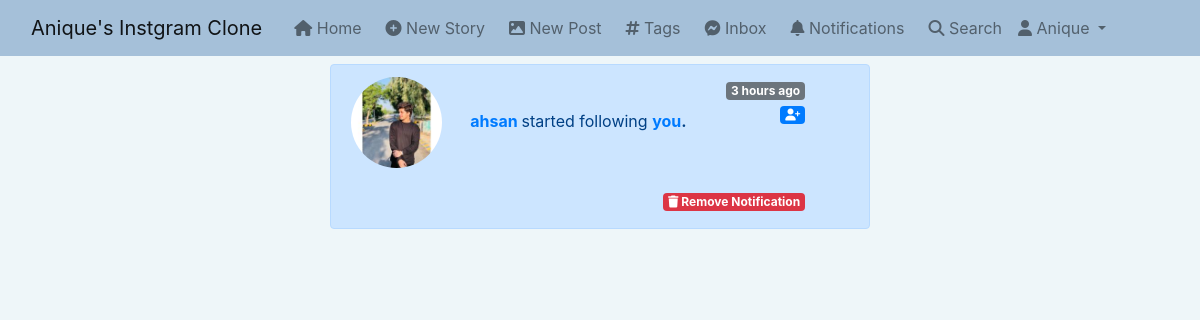
/notifications (signed in), run on an earlier commit of the app's database.
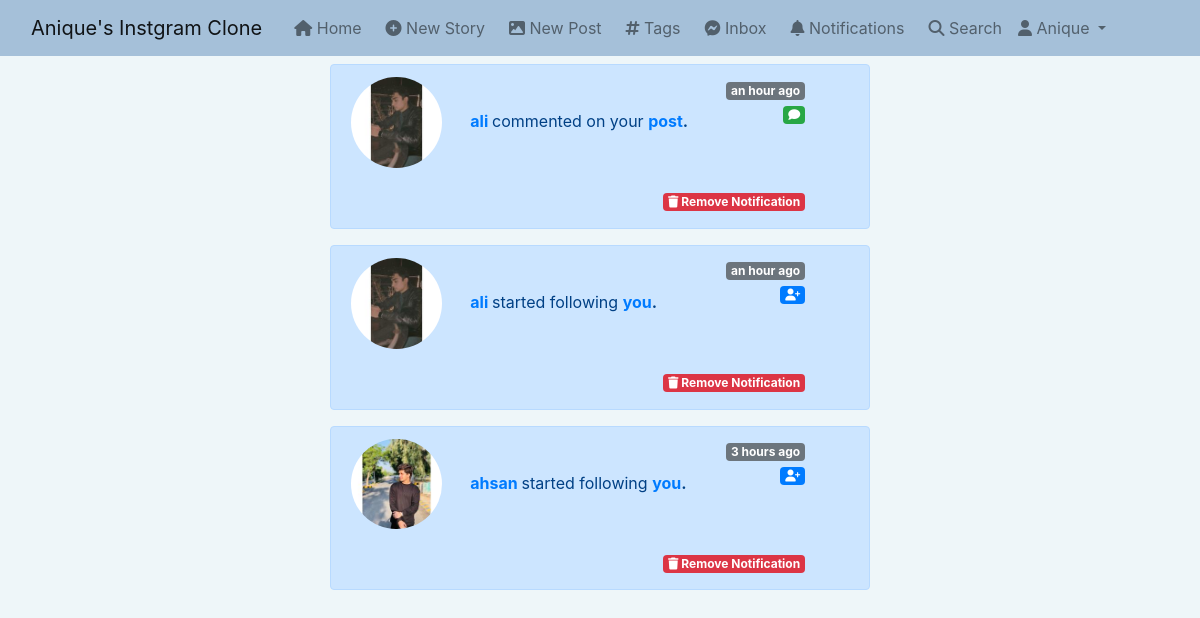
And on a later commit of the database.
### notification/models.py (models this page shows)
class Notification(models.Model):
    NOTIFICATION_TYPES = ((1,'Like'),(2,'Comment'),(3,'Follow'))
    post = models.ForeignKey('post.Post',on_delete=models.CASCADE,related_name='notification_post',blank=True,null=True)
    sender = models.ForeignKey(User,on_delete=models.CASCADE,related_name='notification_from_user')
    user = models.ForeignKey(User,on_delete=models.CASCADE,related_name='notification_to_user')
    notification_type = models.IntegerField(choices=NOTIFICATION_TYPES)
    text_preview = models.CharField(max_length=90,blank=True)
    date = models.DateTimeField(auto_now_add=True)
    is_seen = models.BooleanField(default=False)

### app_authentication/models.py (models this page shows, shortened)
class Profile(models.Model):
    user = models.OneToOneField(User, on_delete=models.CASCADE, related_name='profile')
    first_name = models.CharField(max_length=50, null=True, blank=True)
    last_name = models.CharField(max_length=50, null=True, blank=True)
    location = models.CharField(max_length=50, null=True, blank=True)
    url = models.URLField(max_length=80, null=True, blank=True)
    profile_info = models.TextField(max_length=150, null=True, blank=True)
    date = models.DateField(auto_now_add=True)
    favorites = models.ManyToManyField(Post)
    picture = models.ImageField(upload_to=user_directory_path, blank=True, null=True, verbose_name='Picture')

### notification/views.py (the view)
# urls.py: path('notifications',views.notifications,name='notifications'),
def notifications(request):
    user = request.user
    notifications = Notification.objects.filter(user=user).order_by('-date')
    notifications.update(is_seen=True)
    context = {
        "notifications":notifications,
    }
    return render(request,'notification/notifications.html',context)

### post/models.py (called while the page is built)
    def get_absolute_url(self):
        return reverse("post_details", args=[str(self.id)])

### django_instagram_clone/templates/notification/notifications.html (shortened to what this page needs)
{% extends 'base.html' %} {% load static %} {% load humanize %} {% block content %}
<div class="container">
  <div class="row">
    <div class="col-md-6 offset-md-3">
      {% for notification in notifications %}
      {% if notification.notification_type == 1 %}
      <div
        class="alert alert-primary alert-dismissible fade show mt-2"
        role="alert"
      >
        {% if notification.sender.profile.picture %}
        <img
          class="card-img-right rounded-circle img-fluid mr-4"
          style="height: 1%; width: 20%"
          src="{{notification.sender.profile.picture.url}}"
          alt="Card image cap"
        />
        {% else %}
        <img
          class="card-img-right rounded-circle img-fluid mr-2"
          style="height: 1%; width: 20%"
          src="{% static 'img/default_pfp.jpg' %}"
          alt="Card image cap"
        />
        {% endif %}
        <strong
          ><a
            href="{% url 'profile' notification.sender.profile.user.username %}"
            >{{notification.sender.profile.user.username}}</a
          >
        </strong>
        liked your
        <strong
          ><a href="{{notification.post.get_absolute_url}}">post</a>.
        </strong><br /><span
          class="badge bg-secondary float-lg-end"
          style="margin-top: -19%"
          >{{notification.date|naturaltime}}</span
        >
        <br /><span
          class="badge bg-primary float-lg-end"
          style="margin-top: -19%"
          ><i class="fa-solid fa-thumbs-up"></i
        ></span>
        <br />
        <a href="{% url 'delete_notification' notification.id %}">
        <span
          class="badge bg-danger float-lg-end"
          style="margin-top: -5%"
          ><i class="fa-solid fa-trash"></i> Remove Notification</span>
        </a>
      </div>
      {% elif notification.notification_type == 3 %}
      <div
        class="alert alert-primary alert-dismissible fade show mt-2"
        role="alert"
      >
        {% if notification.sender.profile.picture %}
        <img
          class="card-img-right rounded-circle img-fluid mr-4"
          style="height: 1%; width: 20%"
          src="{{notification.sender.profile.picture.url}}"
          alt="Card image cap"
        />
        {% endif %}
        <strong
          ><a
            href="{% url 'profile' notification.sender.profile.user.username %}"
            >{{notification.sender.profile.user.username}}</a
          >
        </strong>
        started following
        <strong
          ><a href="{% url 'profile' notification.user.username %}">you</a>.
        </strong><br /><span
          class="badge bg-secondary float-lg-end"
          style="margin-top: -19%"
          >{{notification.date|naturaltime}}</span
        >
        <br />
        <span class="badge bg-primary float-lg-end" style="margin-top: -19%"
          ><i class="fa-solid fa-user-plus"></i
        ></span><br />
        <a href="{% url 'delete_notification' notification.id %}">
        <span
          class="badge bg-danger float-lg-end"
          style="margin-top: -5%"
          ><i class="fa-solid fa-trash"></i> Remove Notification</span>
        </a>
      </div>
      {% else %}
      <div
        class="alert alert-primary alert-dismissible fade show mt-2"
        role="alert"
      >
      {% if notification.sender.profile.picture %}
      <img
        class="card-img-right rounded-circle img-fluid mr-4"
        style="height: 1%; width: 20%"
        src="{{notification.sender.profile.picture.url}}"
        alt="Card image cap"
      />
      {% endif %}
      <strong
      ><a
        href="{% url 'profile' notification.sender.profile.user.username %}"
        >{{notification.sender.profile.user.username}}</a
      >
    </strong>
    commented on your
    <strong
      ><a href="{{notification.post.get_absolute_url}}">post</a>.
    </strong><br /><span
          class="badge bg-secondary float-lg-end"
          style="margin-top: -19%"
          >{{notification.date|naturaltime}}</span
        >
        <br /><span
          class="badge bg-success float-lg-end"
          style="margin-top: -19%"
          ><i class="fa-solid fa-comment"></i>
        </span><br />
        <a href="{% url 'delete_notification' notification.id %}">
        <span
          class="badge bg-danger float-lg-end"
          style="margin-top: -5%"
          ><i class="fa-solid fa-trash"></i> Remove Notification</span>
        </a>
      </div>
      {% endif %}
      {% endfor %}
    </div>
  </div>
</div>
{% endblock content %}

### django_instagram_clone/templates/base.html (shortened to what this page needs)
{% load static %}
<!DOCTYPE html>
<html lang="en">
  <head>
    <link
      href="https://cdn.jsdelivr.net/npm/bootstrap@5.0.2/dist/css/bootstrap.min.css"
      rel="stylesheet"
    />
    <link
      rel="stylesheet"
      href="https://cdnjs.cloudflare.com/ajax/libs/font-awesome/6.1.1/css/all.min.css"
    />
    <link
      rel="stylesheet"
      href="https://stackpath.bootstrapcdn.com/bootstrap/4.3.1/css/bootstrap.min.css"
    />
  </head>
  <body style="background-color: #eef6f9">
    <nav
      class="navbar navbar-expand-lg navbar-light"
      style="background-color: #a5c0d9"
    >
      <div class="container-fluid">
        <a class="navbar-brand" href="#">Anique's Instgram Clone</a>
        <div class="collapse navbar-collapse" id="navbarSupportedContent">
          <ul class="navbar-nav me-auto mb-2 mb-lg-0">
            <li class="nav-item ml-2">
              <a class="nav-link" aria-current="page" href="{% url 'index' %}"
                ><i class="fa fa-home"></i> Home</a
              >
            </li>
            <li class="nav-item ml-2">
              <a class="nav-link" href="{% url 'new_story' %}"
                ><i class="fa fa-plus-circle"></i> New Story</a
              >
            </li>
            <li class="nav-item ml-2">
              <a class="nav-link" href="{% url 'new_post' %}"
                ><i class="fa fa-image"></i> New Post</a
              >
            </li>
            <li class="nav-item ml-2">
              <a class="nav-link" href="{% url 'tags' %}"
                ><i class="fa fa-hashtag"></i> Tags</a
              >
            </li>
            <li class="nav-item ml-2">
              <a class="nav-link" href="{% url 'inbox' %}"
                ><i class="fa-brands fa-facebook-messenger"></i> Inbox
              </a>
            </li>
            <li class="nav-item ml-2">
              <a class="nav-link" href="{% url 'notifications' %}"
                ><i class="fa-solid fa-bell"></i> Notifications
              </a>
            </li>
            <li class="nav-item ml-2">
              <a class="nav-link" href="{% url 'search_user' %}"
                ><i class="fa-solid fa-search"></i> Search</a
              >
            </li>
            <li class="nav-item dropdown">
              <a
                class="nav-link dropdown-toggle"
                href="#"
                id="navbarDropdown"
                role="button"
                data-bs-toggle="dropdown"
                aria-expanded="false"
              >
                <i class="fa fa-user"></i> {{request.user.username|capfirst}}
              </a>
            </li>
          </ul>
        </div>
      </div>
    </nav>
    {% block content %}{% endblock content %}
  </body>
</html>

What changed in the data, as far as the page shows it:
added Notification: sender.profile.picture (placeholder picture), sender.profile.user.username "ali", date "an hour ago"
added Notification: sender.profile.picture (placeholder picture), sender.profile.user.username "ali", date "an hour ago"
